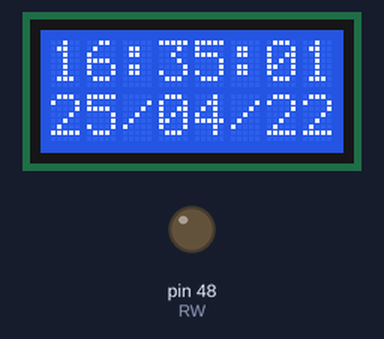
Simulated run of this sketch. Board: Arduino Mega 2560, built with avr-gcc and run on an emulated ATmega2560. Parts: 8×2 character LCD, output pins drawn as LEDs (lit = HIGH).

Above: at 0.1 s.
At 4.1 s:
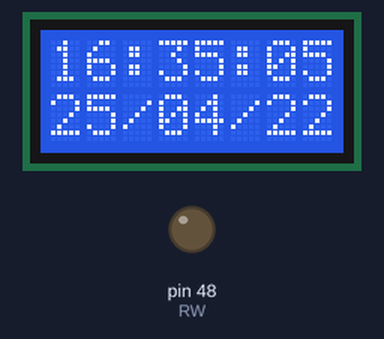
At 9.2 s:
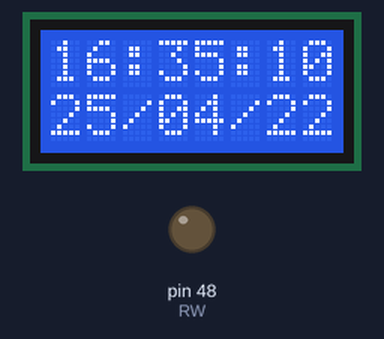
At 19.2 s:
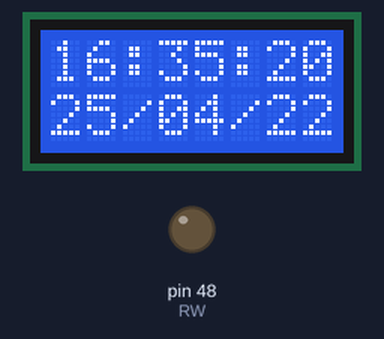
At 28.3 s:
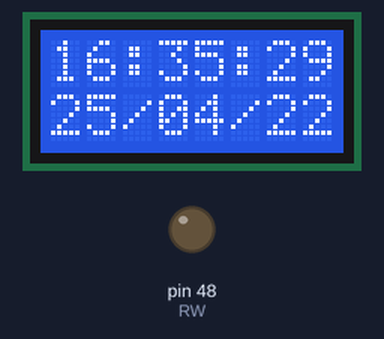
At 38.3 s:
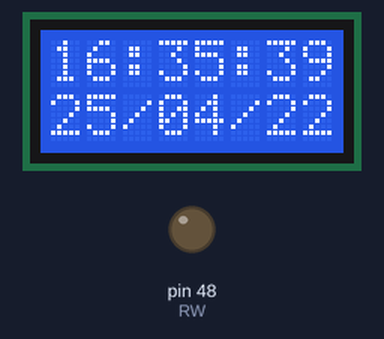

The sketch:

trabalho13.1.ino
```cpp
#define RS 32
#define RW 48
#define EN 36
#define D4 42
#define D5 34
#define D6 40
#define D7 38

int HH = 16;
int MM = 35;
int ss = 01;
int DD = 25;
int mm = 04;
int AA = 22;
char bsaida[10];

#include <LiquidCrystal.h>

LiquidCrystal lcd(RS, EN, D4, D5, D6, D7);

void setup() {
  pinMode(RW, OUTPUT);
  digitalWrite(RW, LOW);
  lcd.begin(8, 2);
}

void loop() {

  lcd.clear();
  lcd.setCursor(0, 0);
  if (HH < 10)
  {
    lcd.print("0");
  }
  lcd.print(HH);
  lcd.print(":");
  if (MM < 10)
  {
    lcd.print("0");
  }
    lcd.print(MM);
  lcd.print(":");

  if (ss < 10)
  {
    lcd.print("0");
  }
  lcd.print(ss);
  lcd.setCursor(0, 1);
  if (DD < 10)
  {
    lcd.print("0");
  }
    lcd.print(DD);
  lcd.print("/");
  if (mm < 10)
  {
    lcd.print("0");
  }
    lcd.print(mm);
  lcd.print("/");
  if (AA < 10)
  {
    lcd.print("0");
  }
    lcd.print(AA);
  delay(1000);

  ss++;
  if (ss > 59)
  {
    ss = 0;
    MM++;
  }
  if (MM > 59)
  {
    MM = 0;
    HH++;
  }
  if (HH > 24)
  {
    HH = 0;
    DD++;
  }
  if (DD > 31)
  {
    DD = 1;
    mm++;
  }
  if (mm > 12)
  {
    mm = 1;
    AA++;
  }
  if (AA > 99)
  {
    AA = 0;
  }
}
```

Measured:
- what the display in image 1 shows lasts 1.0 s, from 4.1 s to 5.1 s
